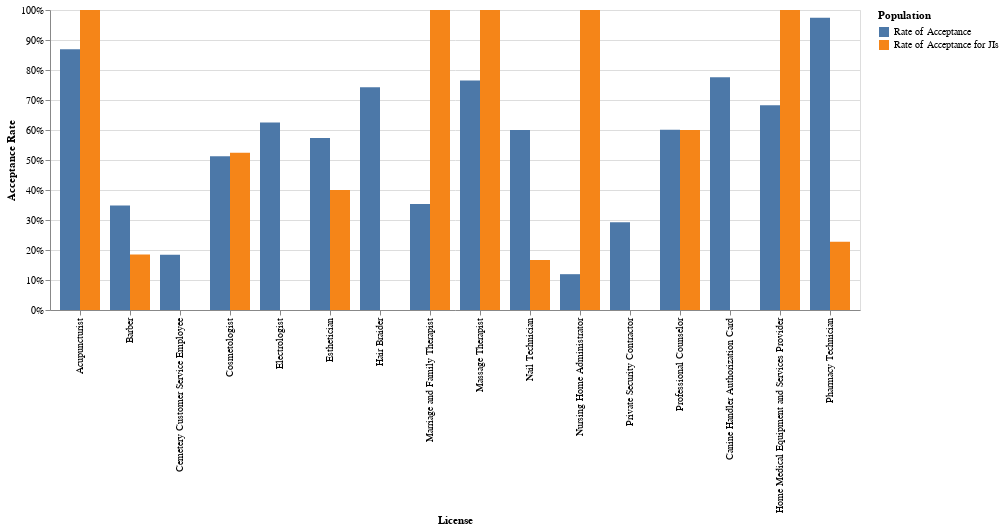

The code cell stored with this chart in its notebook:
### Code cell
alt.Chart(licenses_melt).mark_bar().encode(
    x=alt.X("License:O",axis=alt.Axis(labelLimit=250)), 
    xOffset="Population:N",
    y=alt.Y("Acceptance Rate:Q").axis(format='%'),
    color=alt.Color("Population:N")
)

### Figure 1 — Vega-Lite specification as saved in the notebook (floating-point values rounded to 4 significant figures)
{"config": {"view": {"continuousWidth": 300, "continuousHeight": 300}}, "data": {"name": "data-606f3b325bcd9bc68bded683aaa5ab10"}, "mark": {"type": "bar"}, "encoding": {"color": {"field": "Population", "type": "nominal"}, "x": {"axis": {"labelLimit": 250}, "field": "License", "type": "ordinal"}, "xOffset": {"field": "Population", "type": "nominal"}, "y": {"axis": {"format": "%"}, "field": "Acceptance Rate", "type": "quantitative"}}, "$schema": "https://vega.github.io/schema/vega-lite/v5.20.1.json", "datasets": {"data-606f3b325bcd9bc68bded683aaa5ab10": [{"License": " Acupuncturist", "Population": "Rate of Acceptance", "Acceptance Rate": 0.8696}, {"License": " Barber", "Population": "Rate of Acceptance", "Acceptance Rate": 0.348}, {"License": " Cosmetologist", "Population": "Rate of Acceptance", "Acceptance Rate": 0.5121}, {"License": " Esthetician", "Population": "Rate of Acceptance", "Acceptance Rate": 0.5737}, {"License": " Hair Braider", "Population": "Rate of Acceptance", "Acceptance Rate": 0.7421}, {"License": " Nail Technician", "Population": "Rate of Acceptance", "Acceptance Rate": 0.6002}, {"License": "Canine Handler Authorization Card", "Population": "Rate of Acceptance", "Acceptance Rate": 0.7755}, {"License": " Cemetery Customer Service Employee", "Population": "Rate of Acceptance", "Acceptance Rate": 0.1842}, {"License": " Electrologist", "Population": "Rate of Acceptance", "Acceptance Rate": 0.625}, {"License": "Home Medical Equipment and Services Provider", "Population": "Rate of Acceptance", "Acceptance Rate": 0.6825}, {"License": " Marriage and Family Therapist", "Population": "Rate of Acceptance", "Acceptance Rate": 0.3535}, {"License": " Massage Therapist", "Population": "Rate of Acceptance", "Acceptance Rate": 0.7651}, {"License": " Nursing Home Administrator", "Population": "Rate of Acceptance", "Acceptance Rate": 0.1194}, {"License": "Pharmacy Technician", "Population": "Rate of Acceptance", "Acceptance Rate": 0.9742}, {"License": " Professional Counselor", "Population": "Rate of Acceptance", "Acceptance Rate": 0.601}, {"License": " Private Security Contractor", "Population": "Rate of Acceptance", "Acceptance Rate": 0.2927}, {"License": " Acupuncturist", "Population": "Rate of Acceptance for JIs", "Acceptance Rate": 1.0}, {"License": " Barber", "Population": "Rate of Acceptance for JIs", "Acceptance Rate": 0.1852}, {"License": " Cosmetologist", "Population": "Rate of Acceptance for JIs", "Acceptance Rate": 0.5238}, {"License": " Esthetician", "Population": "Rate of Acceptance for JIs", "Acceptance Rate": 0.4}, {"License": " Hair Braider", "Population": "Rate of Acceptance for JIs", "Acceptance Rate": null}, {"License": " Nail Technician", "Population": "Rate of Acceptance for JIs", "Acceptance Rate": 0.1667}, {"License": "Canine Handler Authorization Card", "Population": "Rate of Acceptance for JIs", "Acceptance Rate": 0.0}, {"License": " Cemetery Customer Service Employee", "Population": "Rate of Acceptance for JIs", "Acceptance Rate": 0.0}, {"License": " Electrologist", "Population": "Rate of Acceptance for JIs", "Acceptance Rate": null}, {"License": "Home Medical Equipment and Services Provider", "Population": "Rate of Acceptance for JIs", "Acceptance Rate": 1.0}, {"License": " Marriage and Family Therapist", "Population": "Rate of Acceptance for JIs", "Acceptance Rate": 1.0}, {"License": " Massage Therapist", "Population": "Rate of Acceptance for JIs", "Acceptance Rate": 1.0}, {"License": " Nursing Home Administrator", "Population": "Rate of Acceptance for JIs", "Acceptance Rate": 1.0}, {"License": "Pharmacy Technician", "Population": "Rate of Acceptance for JIs", "Acceptance Rate": 0.2273}, {"License": " Professional Counselor", "Population": "Rate of Acceptance for JIs", "Acceptance Rate": 0.6}, {"License": " Private Security Contractor", "Population": "Rate of Acceptance for JIs", "Acceptance Rate": null}]}}
